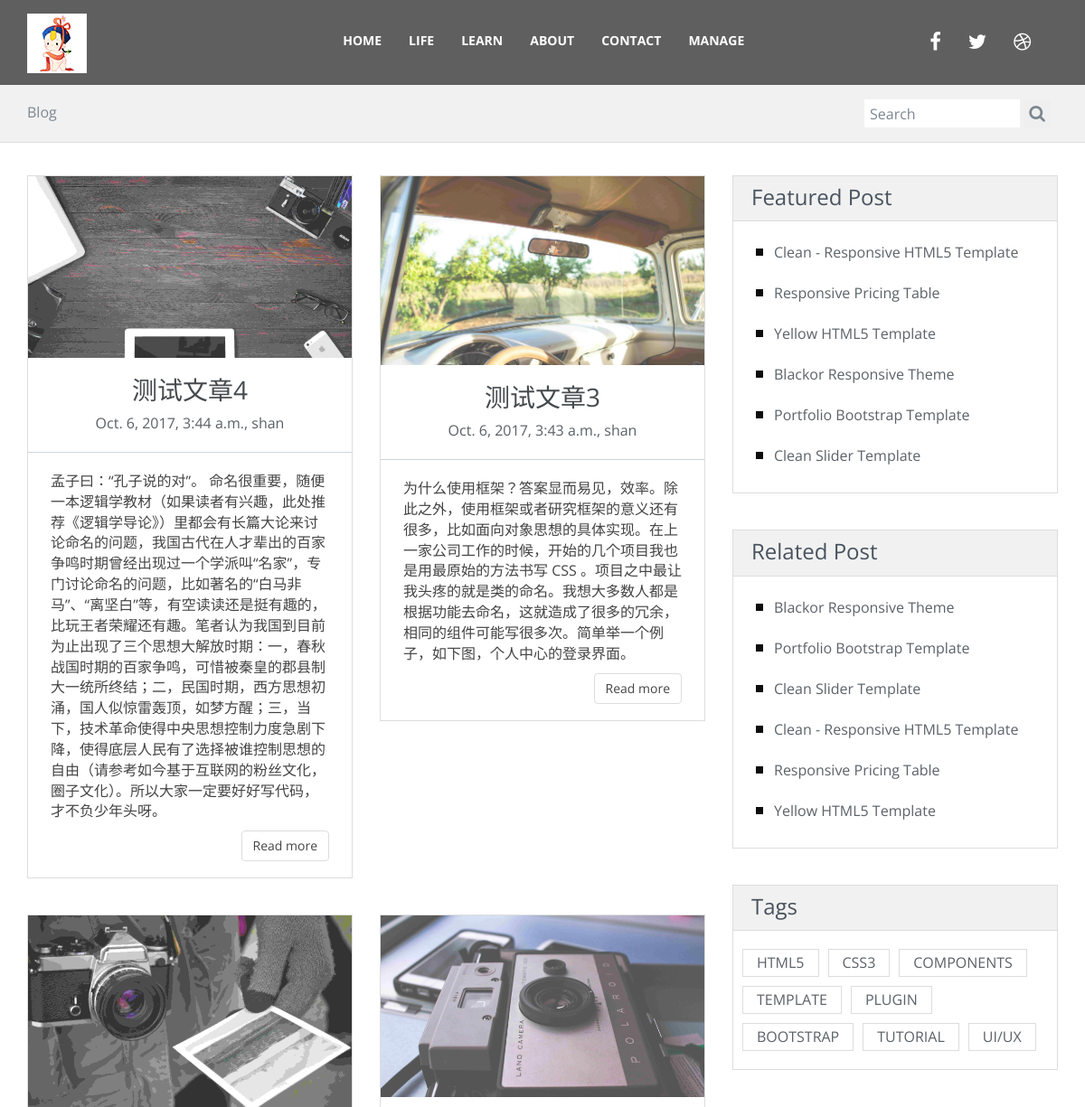
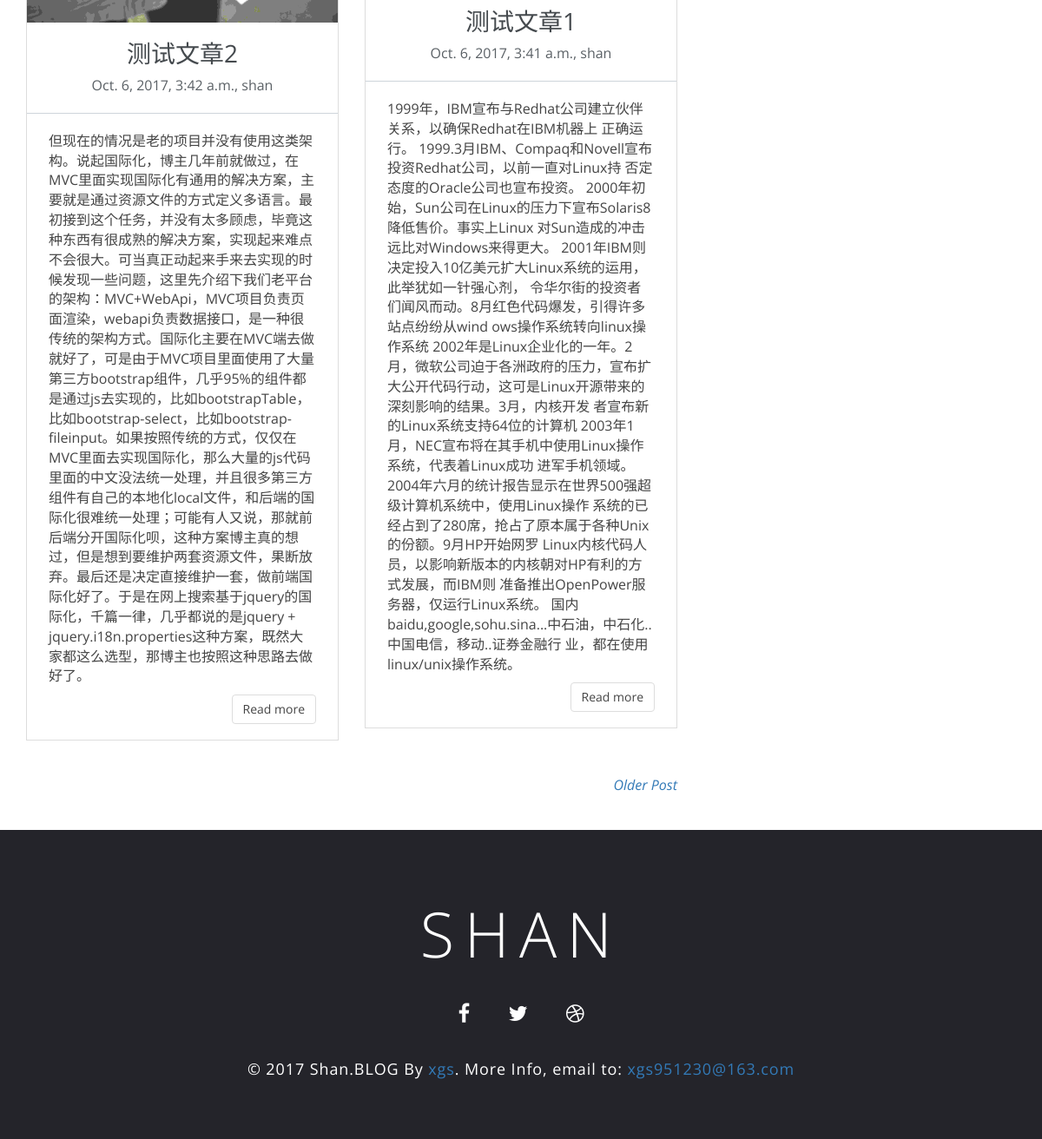
The app's page /life with its own data (2 pictures, top to bottom).
### BlogApp/models.py (models this page shows, shortened)
class Blog(models.Model):
    title = models.CharField(max_length=50)
    auth = models.CharField(max_length=20)
    date = models.DateTimeField()
    num_share = models.IntegerField()
    num_comment = models.IntegerField()
    picture = models.ImageField(upload_to='static/img')
    article = models.TextField()

### BlogApp/views.py (the view)
# urls.py: url(r'^life', views.life),
def life(request):
    blogs = Blog.objects.order_by('date').reverse()[:4]
    context = {}
    origin_key = 'blog'
    i = 1
    for item in blogs:
        key = origin_key + str(i)
        temp = {key: item}
        context.update(temp)
        i += 1
    return render(request, 'life.html', context)

### templates/life.html (shortened to what this page needs)
{% extends "base.html" %}
{% block headblock %}
    <link rel="stylesheet" href="/static/css/style.css" id="theme-styles">
{% endblock %}
{% block mainbody %}
    <div class="widewrapper subheader">
        <div class="container">
            <div class="clean-breadcrumb">
                <a href="home.html">Blog</a>
            </div>
            <div class="clean-searchbox">
                <form action="#" method="get" accept-charset="utf-8">
                    <input class="searchfield" id="searchbox" type="text" placeholder="Search">
                    <button class="searchbutton" type="submit">
                        <i class="fa fa-search"></i>
                    </button>
                </form>
            </div>
        </div>
    </div>
    <div class="widewrapper main">
        <div class="container">
            <div class="row">
                <div class="col-md-8 blog-main">
                    <div class="row">
                        <div class="col-md-6 col-sm-6">
                            <article class=" blog-teaser">
                                <header>
                                    <img src="/static/img/1.jpg" alt="">
                                    <h3><a href="blogPage.html?id={{ blog1.id }}">{{ blog1.title }}</a></h3>
                                    <span class="meta">{{ blog1.date }}, {{ blog1.auth }}</span>
                                    <hr>
                                </header>
                                <div class="body">
                                    {{ blog1.article }}
                                </div>
                                <div class="clearfix">
                                    <a href="blogPage.html?id={{ blog1.id }}" class="btn btn-clean-one">Read more</a>
                                </div>
                            </article>
                        </div>
                        <div class="col-md-6 col-sm-6">
                            <article class="blog-teaser">
                                <header>
                                    <img src="/static/img/2.jpg" alt="">
                                    <h3><a href="blogPage.html?id={{ blog2.id }}">{{ blog2.title }}</a></h3>
                                    <span class="meta">{{ blog2.date }}, {{ blog2.auth }}</span>
                                    <hr>
                                </header>
                                <div class="body">
                                    {{ blog2.article }}
                                </div>
                                <div class="clearfix">
                                    <a href="blogPage.html?id={{ blog2.id }}" class="btn btn-clean-one">Read more</a>
                                </div>
                            </article>
                        </div>
                    </div>
                    <div class="row">
                        <div class="col-md-6 col-sm-6">
                            <article class="blog-teaser">
                                <header>
                                    <img src="/static/img/3.jpg" alt="">
                                    <h3><a href="blogPage.html?id={{ blog3.id }}">{{ blog3.title }}</a></h3>
                                    <span class="meta">{{ blog3.date }}, {{ blog3.auth }}</span>
                                    <hr>
                                </header>
                                <div class="body">
                                    {{ blog3.article }}
                                </div>
                                <div class="clearfix">
                                    <a href="blogPage.html?id={{ blog3.id }}" class="btn btn-clean-one">Read more</a>
                                </div>
                            </article>
                        </div>
                        <div class="col-md-6 col-sm-6">
                            <article class="blog-teaser">
                                <header>
                                    <img src="/static/img/4.jpg" alt="">
                                   <h3><a href="blogPage.html?id={{ blog4.id }}">{{ blog4.title }}</a></h3>
                                    <span class="meta">{{ blog4.date }}, {{ blog4.auth }}</span>
                                    <hr>
                                </header>
                                <div class="body">
                                    {{ blog4.article }}
                                </div>
                                <div class="clearfix">
                                    <a href="blogPage.html?id={{ blog4.id }}" class="btn btn-clean-one">Read more</a>
                                </div>
                            </article>
                        </div>
                    </div>
                    <div class="paging">
                        <a href="#" class="older"><i>Older Post</i></a>
                    </div>
                </div>
                <aside class="col-md-4 blog-aside">
                    <div class="aside-widget">
                        <header>
                            <h3>Featured Post</h3>
                        </header>
                        <div class="body">
                            <ul class="clean-list">
                                <li><a href="">Clean - Responsive HTML5 Template</a></li>
                                <li><a href="">Responsive Pricing Table</a></li>
                                <li><a href="">Yellow HTML5 Template</a></li>
                                <li><a href="">Blackor Responsive Theme</a></li>
                                <li><a href="">Portfolio Bootstrap Template</a></li>
                                <li><a href="">Clean Slider Template</a></li>
                            </ul>
                        </div>
                    </div>
                    <div class="aside-widget">
                        <header>
                            <h3>Related Post</h3>
                        </header>
                        <div class="body">
                            <ul class="clean-list">
                                <li><a href="">Blackor Responsive Theme</a></li>
                                <li><a href="">Portfolio Bootstrap Template</a></li>
                                <li><a href="">Clean Slider Template</a></li>
                                <li><a href="">Clean - Responsive HTML5 Template</a></li>
                                <li><a href="">Responsive Pricing Table</a></li>
                                <li><a href="">Yellow HTML5 Template</a></li>
                            </ul>
                        </div>
                    </div>
                    <div class="aside-widget">
                        <header>
                            <h3>Tags</h3>
                        </header>
                        <div class="body clearfix">
                            <ul class="tags">
                                <li><a href="#">HTML5</a></li>
                                <li><a href="#">CSS3</a></li>
                                <li><a href="#">COMPONENTS</a></li>
                                <li><a href="#">TEMPLATE</a></li>
                                <li><a href="#">PLUGIN</a></li>
                                <li><a href="#">BOOTSTRAP</a></li>
                                <li><a href="#">TUTORIAL</a></li>
                                <li><a href="#">UI/UX</a></li>
                            </ul>
                        </div>
                    </div>
                </aside>
            </div>
        </div>
    </div>
{% endblock %}

### templates/base.html (shortened to what this page needs)
<!DOCTYPE html>
<html lang="en">
<head>
    <link href="/static/bootstrap-assets/css/bootstrap.min.css" rel="stylesheet">
    <link href="/static/css/base.css" rel="stylesheet">
    <link rel="stylesheet" href="https://maxcdn.bootstrapcdn.com/font-awesome/4.4.0/css/font-awesome.min.css">
    {% block headblock %}
    {% endblock %}
</head>
<body>
    <section class="main-header">
        <nav class="navbar navbar-default navbar-fixed-top">
            <div class="container">
                <div class="navbar-header">
                    <a class="navbar-brand" href="home.html"><img src="/static/img/logo/logo.png" class="img-responsive" alt="logo"></a>
                </div>
                <div class="collapse navbar-collapse text-center" id="bs-example-navbar-collapse-1">
                    <div class="col-md-8 col-xs-12 nav-wrap">
                        <ul class="nav navbar-nav">
                            <li><a href="home.html" class="page-scroll">Home</a></li>
                            <li><a href="life.html" class="page-scroll">Life</a></li>
                            <li><a href="learn.html" class="page-scroll">Learn</a></li>
                            <li><a href="about.html" class="page-scroll">About</a></li>
                            <li><a href="contact.html" class="page-scroll">Contact</a></li>
                            <li><a href="/admin" class="page-scroll" target="_blank">Manage</a></li>
                        </ul>
                    </div>
                    <div class="social-media hidden-sm hidden-xs">
                        <ul class="nav navbar-nav">
                            <li><a href="#"><i class="fa fa-facebook"></i></a></li>
                            <li><a href="#"><i class="fa fa-twitter"></i></a></li>
                            <li><a href="#"><i class="fa fa-dribbble"></i></a></li>
                        </ul>
                    </div>
                </div>
            </div>
        </nav>
        {% block mainbody %}
        {% endblock %}
    </section>
    <footer>
        <div class="container">
            <h1>shan</h1>
            <div class="social">
                <a href="#"><i class="fa fa-facebook fa-2x"></i></a>
                <a href="#"><i class="fa fa-twitter fa-2x"></i></a>
                <a href="#"><i class="fa fa-dribbble fa-2x"></i></a>
            </div>
            <h6>&copy; 2017 Shan.BLOG By <a href="about.html">xgs</a>. More Info, email to: <a href="mailto:xgs951230@163.com">xgs951230@163.com</a></h6>
        </div>
    </footer>
</body>
</html>

### static/css/base.css (style rules this page uses)
body { font-family: 'Open Sans', sans-serif; font-size: 16px; color: #0d0d0d; overflow-x: hidden; }
h1 { font-size: 72px; color: #fff; font-weight: 300; letter-spacing: 0.16em; }
h3 { font-size: 26px; color: #000; font-weight: 400; }
h6 { font-size: 18px; color: #000; font-weight: 400; letter-spacing: 0.05em; }
.navbar-default { background: rgba(13, 13, 13, 0.6); margin-bottom: 0; border: none; }
.navbar-default .navbar-header { width: 28%; padding-right: 15px; }
.navbar-default .nav-wrap { width: 50%; }
.navbar-default .nav > li > a { font-size: 14px; color: #fff; font-weight: 700; text-transform: uppercase; padding: 35px 15px; -moz-transition: all 0.3s ease-in-out; -o-transition: all 0.3s ease-in-out; -webkit-transition: all 0.3s ease-in-out; transition: all 0.3s ease-in-out; }
.navbar-default .social-media { float: right; padding: 0 15px; }
.navbar-default .social-media i { font-size: 22px; }
footer { background: #24242a; padding: 60px 0; text-align: center; }
footer h1 { text-transform: uppercase; font-weight: 300; }
footer .social { margin: 40px 0; }
footer .social a { color: #fff; margin-left: 20px; margin-right: 20px; -moz-transition: all 0.3s ease-in-out; -o-transition: all 0.3s ease-in-out; -webkit-transition: all 0.3s ease-in-out; transition: all 0.3s ease-in-out; }
footer h6 { color: #fff; }

### static/css/style.css (style rules this page uses)
.fa { font-size: 24px; }
.widewrapper { background-color: #fff; }
.widewrapper.subheader { background-color: #f1f1f1; color: #444; font-size: 16px; min-height: 63px; border-top: 94px solid #ddd; border-bottom: 1px solid #ddd; }
.clean-breadcrumb { color: #7b8690; float: left; margin-top: 19px; }
.clean-breadcrumb a { color: #7b8690; }
.clean-searchbox { float: right; display: inline-block; min-width: 210px; margin-bottom: 16px; margin-top: 16px; }
.clean-searchbox form { margin: 0; }
.clean-searchbox .fa { color: #7b8690; font-size: 19px; }
.clean-searchbox .searchbutton, .clean-searchbox .searchfield { color: #7b8690; }
.clean-searchbox .searchbutton { display: inline-block; border: none; line-height: 20px; height: 31px; vertical-align: middle; }
.clean-searchbox .searchfield { border: none; height: 22px; line-height: 22px; -webkit-box-sizing: content-box; -moz-box-sizing: content-box; box-sizing: content-box; padding: 5px 6px 4px 6px; vertical-align: middle; display: inline-block; margin-bottom: 0; width: 160px; font-size: 16px; margin-left: -4px; outline: none; }
.clean-list { list-style: none; }
.clean-list li { line-height: 23px; margin-bottom: 14px; }
.clean-list li:before { content: ""; background-color: #444; border-style: solid; border-width: 4px 4px; display: block; width: 8px; left: -20px; top: 15px; position: relative; }
.blog-main, .blog-aside { position: relative; }
.blog-main:before, .blog-aside:before { height: 100%; content: ""; position: absolute; top: 0; width: 1px; }
.blog-main { padding-top: 36px; padding-bottom: 20px; }
.blog-main:before { right: -16px; }
.blog-aside { padding-top: 36px; }
.blog-aside:before { left: 15px; }
.aside-widget { margin-bottom: 40px; border: 1px solid #ddd; }
.aside-widget header { background-color: #f1f1f1; border-bottom: 1px solid #ddd; }
.aside-widget header h3 { font-size: 24px; padding: 10px 20px 3px 20px; margin-top: 0; color: #48535f; }
.aside-widget .body { margin: 10px 0; padding: 5px; }
.aside-widget a { color: #5b6268; }
.tags { list-style: none; margin: 0; padding-left: 0; }
.tags li { float: left; }
.tags li a { padding: 3px 15px; display: inline-block; margin: 5px; border: 1px solid rgb(221, 221, 221); }
.blog-teaser { background-color: #fff; border: 1px solid #ddd; margin-bottom: 40px; }
.blog-teaser header { text-align: center; }
.blog-teaser header img { margin-bottom: 20px; width: 100%; opacity: 0.8; }
.blog-teaser header h3 { color: #454a4e; margin-top: 0; font-size: 28px; margin-bottom: 10px; }
.blog-teaser header h3 a, .blog-teaser header h3 a:focus, .blog-teaser header h3 a:hover { color: #454a4e; }
.blog-teaser header .meta { color: #5a6065; }
.blog-teaser header hr { border-top-color: #ced5db; border-bottom: none; }
.blog-teaser .body { padding-right: 25px; padding-left: 25px; margin-bottom: 10px; color: #444; }
.blog-teaser .btn { float: right; margin-right: 25px; margin-bottom: 18px; }
.paging { margin-bottom: 20px; text-align: right; }
.paging i { font-size: 16px; }
.paging a, .paging span { margin-left: 10px; }
.paging .older i { margin-left: 5px; }
.meta { margin-bottom: 30px; }
.btn-clean-one { color: #444; border: 1px solid #ddd; }

### records on screen
Blog: title "测试文章4", date "Oct. 6, 2017, 3:44 a.m.", auth "shan", article "孟子曰：“孔子说的对”。 命名很重要，随便一本逻辑学教材（如果读者有兴趣，此处推荐《逻辑学导论》）里都会有长篇大论来讨论命名的问题，我国古代在人才辈出的百家争鸣时期曾经出现过一个学派叫“名家”，专门讨论命名的问题，比如著名的“白马非马”、“离坚白”等，有空读读还是挺有趣的，比玩王者荣耀还有趣。笔者认为我国到目前为止出现了三个思想大解放时期：一，春秋战国时期的百家争鸣，可惜被秦皇的郡县制大一统所终结；二，民国时期，西方思想初涌，国人似惊雷轰顶，如梦方醒；三，当下，技术革命使得中央思想控制力度急剧下降，使得底层人民有了选择被谁控制思想的自由（请参考如今基于互联网的粉丝文化，圈子文化）。所以大家一定要好好写代码，才不负少年头呀。"
Blog: title "测试文章3", date "Oct. 6, 2017, 3:43 a.m.", auth "shan", article "为什么使用框架？答案显而易见，效率。除此之外，使用框架或者研究框架的意义还有很多，比如面向对象思想的具体实现。在上一家公司工作的时候，开始的几个项目我也是用最原始的方法书写 CSS 。项目之中最让我头疼的就是类的命名。我想大多数人都是根据功能去命名，这就造成了很多的冗余，相同的组件可能写很多次。简单举一个例子，如下图，个人中心的登录界面。"
Blog: title "测试文章2", date "Oct. 6, 2017, 3:42 a.m.", auth "shan", article "但现在的情况是老的项目并没有使用这类架构。说起国际化，博主几年前就做过，在MVC里面实现国际化有通用的解决方案，主要就是通过资源文件的方式定义多语言。最初接到这个任务，并没有太多顾虑，毕竟这种东西有很成熟的解决方案，实现起来难点不会很大。可当真正动起来手来去实现的时候发现一些问题，这里先介绍下我们老平台的架构：MVC+WebApi，MVC项目负责页面渲染，webapi负责数据接口，是一种很传统的架构方式。国际化主要在MVC端去做就好了，可是由于MVC项目里面使用了大量第三方bootstrap组件，几乎95%的组件都是通过js去实现的，比如bootstrapTable，比如bootstrap-select，比如bootstrap-fileinput。如果按照传统的方式，仅仅在MVC里面去实现国际化，那么大量的js代码里面的中文没法统一处理，并且很多第三方组件有自己的本地化local文件，和后端的国际化很难统一处理；可能有人又说，那就前后端分开国际化呗，这种方案博主真的想过，但是想到要维护两套资源文件，果断放弃。最后还是决定直接维护一套，做前端国际化好了。于是在网上搜索基于jquery的国际化，千篇一律，几乎都说的是jquery + jquery.i18n.properties这种方案，既然大家都这么选型，那博主也按照这种思路去做好了。"
Blog: title "测试文章1", date "Oct. 6, 2017, 3:41 a.m.", auth "shan", article "1999年，IBM宣布与Redhat公司建立伙伴关系，以确保Redhat在IBM机器上 正确运行。 1999.3月IBM、Compaq和Novell宣布投资Redhat公司，以前一直对Linux持 否定态度的Oracle公司也宣布投资。 2000年初始，Sun公司在Linux的压力下宣布Solaris8降低售价。事实上Linux 对Sun造成的冲击远比对Windows来得更大。 2001年IBM则决定投入10亿美元扩大Linux系统的运用，此举犹如一针强心剂， 令华尔街的投资者们闻风而动。8月红色代码爆发，引得许多站点纷纷从wind ows操作系统转向linux操作系统 2002年是Linux企业化的一年。2月，微软公司迫于各洲政府的压力，宣布扩 大公开代码行动，这可是Linux开源带来的深刻影响的结果。3月，内核开发 者宣布新的Linux系统支持64位的计算机 2003年1月，NEC宣布将在其手机中使用Linux操作系统，代表着Linux成功 进军手机领域。 2004年六月的统计报告显示在世界500强超级计算机系统中，使用Linux操作 系统的已经占到了280席，抢占了原本属于各种Unix的份额。9月HP开始网罗 Linux内核代码人员，以影响新版本的内核朝对HP有利的方式发展，而IBM则 准备推出OpenPower服务器，仅运行Linux系统。 国内baidu,google,sohu.sina...中石油，中石化..中国电信，移动..证券金融行 业，都在使用linux/unix操作系统。"
